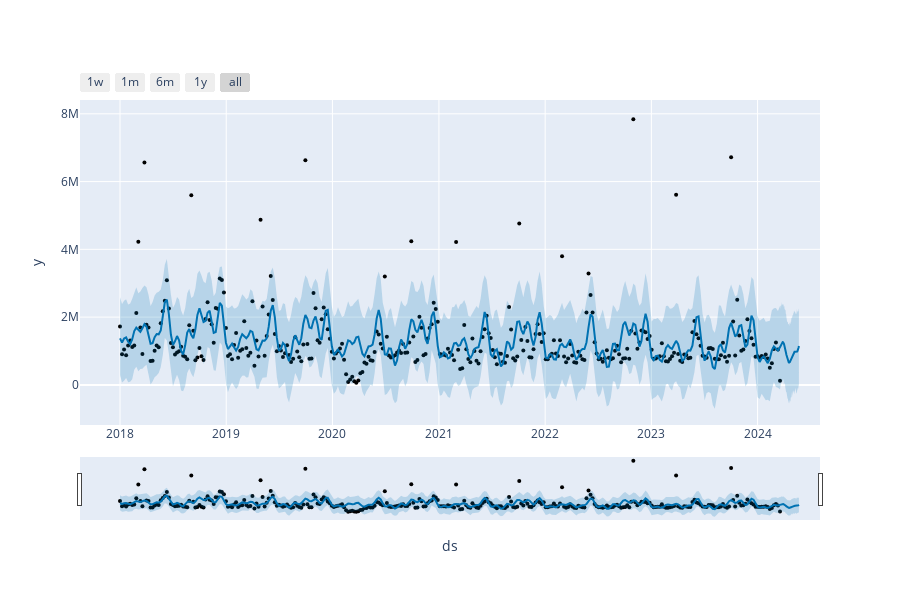

Notebook source saved alongside this figure:
### Code cell
from prophet.plot import plot_plotly, plot_components_plotly

plot_plotly(model, forecast)

### Figure 1 — Plotly figure (JSON) as saved in the notebook; plotly's stock layout.template omitted (floating-point values rounded to 4 significant figures; data arrays with more than 128 entries replaced by an {"elided": "..."} marker saying what was removed)
{"data": [{"marker": {"color": "black", "size": 4}, "mode": "markers", "name": "Actual", "type": "scatter", "x": {"elided": "325 str values"}, "y": {"elided": "325 int values"}}, {"hoverinfo": "skip", "line": {"width": 0}, "mode": "lines", "type": "scatter", "x": {"elided": "390 str values"}, "y": {"elided": "390 float values"}}, {"fill": "tonexty", "fillcolor": "rgba(0, 114, 178, 0.2)", "line": {"color": "#0072B2", "width": 2}, "mode": "lines", "name": "Predicted", "type": "scatter", "x": {"elided": "390 str values"}, "y": {"elided": "390 float values"}}, {"fill": "tonexty", "fillcolor": "rgba(0, 114, 178, 0.2)", "hoverinfo": "skip", "line": {"width": 0}, "mode": "lines", "type": "scatter", "x": {"elided": "390 str values"}, "y": {"elided": "390 float values"}}], "layout": {"height": 600, "showlegend": false, "width": 900, "xaxis": {"rangeselector": {"buttons": [{"count": 7, "label": "1w", "step": "day", "stepmode": "backward"}, {"count": 1, "label": "1m", "step": "month", "stepmode": "backward"}, {"count": 6, "label": "6m", "step": "month", "stepmode": "backward"}, {"count": 1, "label": "1y", "step": "year", "stepmode": "backward"}, {"step": "all"}]}, "rangeslider": {"visible": true}, "title": {"text": "ds"}, "type": "date"}, "yaxis": {"title": {"text": "y"}}}}
